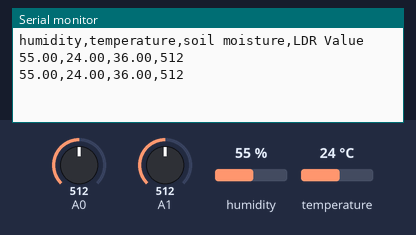
Bench run of a sketch on a simulated Arduino Uno, built with avr-gcc and run on an emulated ATmega328P. Shown: the last lines printed to the serial monitor. The inputs (shaded band) are chosen by the test bench; at power-on: humidity 55 %, A0 = 512, A1 = 512, temperature 24 °C.

Above: at 4.8 s.
4.9 s: humidity set to 22 %
At 6.5 s:
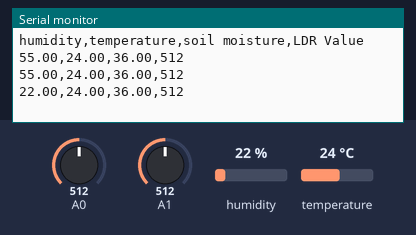
7.9 s: A0 set to 716
At 8.9 s:
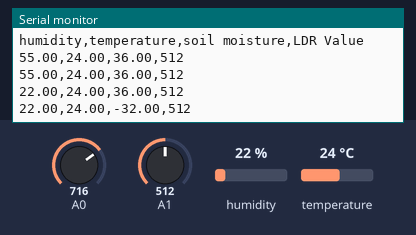
10.9 s: A1 set to 716
At 12.6 s:
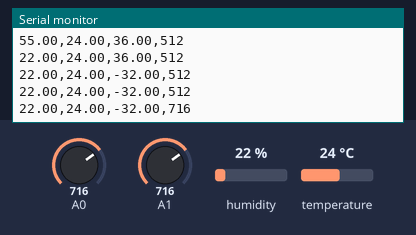
13.9 s: temperature set to 12 °C
At 15.1 s:
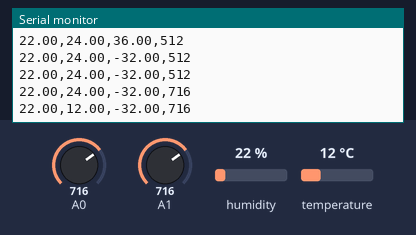
16.9 s: A0 set to 992
At 18.7 s:
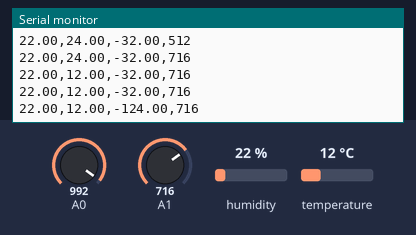
19.9 s: A1 set to 992
At 21.2 s:
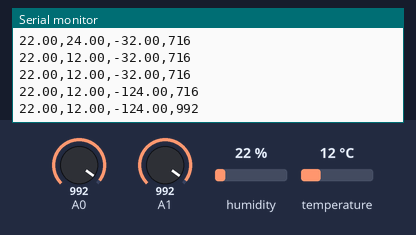
Timing chart, 0 to 22.9 s (numbered marks = the images above; inputs shaded):
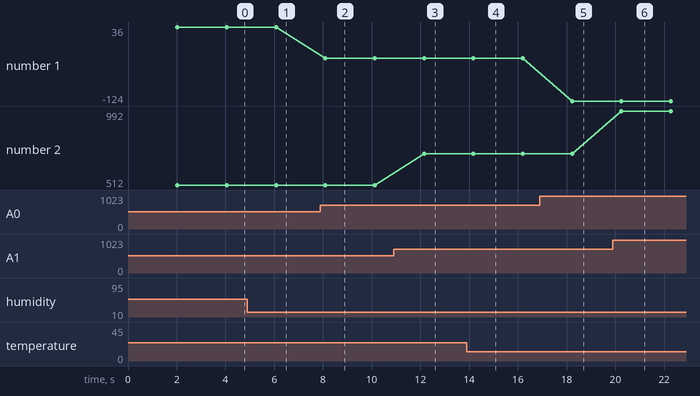

The sketch:

full_code.ino
```cpp
#include "DHT.h"

#define DHTPIN 2

#define DHTTYPE DHT11

DHT dht(DHTPIN, DHTTYPE);

const int AirValue = 620;
const int WaterValue = 320;
int intervals = (AirValue - WaterValue)/3;
int soilMoistureValue = 0;
bool label = true;
float value;
float perc;
int ldrStatus;

void setup() {
  Serial.begin(9600);

  dht.begin();
}

void loop() {
    while(label)
    {
        Serial.print("humidity");
        Serial.print(",");
        Serial.print("temperature");
        Serial.print(",");
        Serial.print("soil moisture");
        Serial.print(",");
        Serial.println("LDR Value");
        label = false;
    }
  delay(2000);
  soilMoistureValue = analogRead(A0);
  value = soilMoistureValue-WaterValue;
  perc = 100-((value/(AirValue-WaterValue))*100);
  ldrStatus = analogRead(A1);
  float h = dht.readHumidity();
  float t = dht.readTemperature();
  float f = dht.readTemperature(true);

  if (isnan(h) || isnan(t) || isnan(f)) {
    Serial.println(F("Failed to read from DHT sensor!"));
    return;
  }

  Serial.print(h);
  Serial.print(",");
  Serial.print(t);
  Serial.print(",");
  Serial.print(perc);
  Serial.print(",");
  Serial.println(ldrStatus);
}
```

Measured:
- after the input at 4.9 s, the serial monitor: prints a new line after 1.2 s (image 1)
- after the input at 7.9 s, the serial monitor: prints a new line after 0.20 s (image 2)
- after the input at 10.9 s, the serial monitor: prints a new line after 1.2 s (image 3)
- after the input at 13.9 s, the serial monitor: prints a new line after 0.27 s (image 4)
- after the input at 16.9 s, the serial monitor: prints a new line after 1.3 s (image 5)
- after the input at 19.9 s, the serial monitor: prints a new line after 0.35 s (image 6)
- plotted number 1: 36 → -32 after the input at 7.9 s, -32 → -124 after the input at 16.9 s
- plotted number 2: 512 → 716 after the input at 10.9 s, 716 → 992 after the input at 19.9 s
